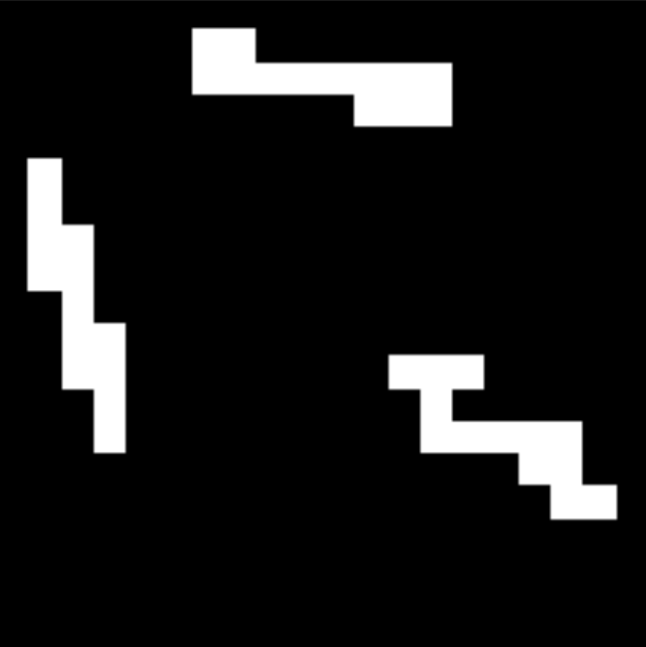
#> input picture Test images/binaryTest.png, 646 x 647 px, found by its file name
$ jupyter execute component_labeling_algorithm.ipynb
#> lines starting #> are read from the running program, lines starting #| are printed output that depends on the picture; after the words box and inside, x2 and y2 are one past the last pixel; in counts of white or black regions, pixels touching at a corner belong together
<a href="https://colab.research.google.com/github/Qais-Hweidi/component-labeling-algorithm/blob/main/component_labeling_algorithm.ipynb" target="_parent"></a>

Use instructions:
- "image_path" input image path, "min_val" & "max_val" min and max intinsity levels, "size_threshold" for size filter. You can change these values in the code as you wish.
- The output will always be 5 images, first one is the original.
- You should input a binary image for task 1, 2 and 4, the correct output is "4-Connectivity" & "8-Connectivity" & "After Size Filter" pictures, ignore all other output pictures.
- You should input a grayscale image for task 3, the correct output is "4-Connectivity with Intensity Range" picture, ignore all other output pictures.

[cell 1]
# Qais Hweidi
# Run this code on Google Colab

import cv2
import numpy as np
import matplotlib.pyplot as plt
from google.colab import drive
drive.mount('/content/drive')


def component_labeling(binary_image, connectivity=4):
    # Initialize labels and equivalence table
    current_label = 1
    equivalence = {}

    # Get shape of the image
    rows, cols = binary_image.shape

    # Create a labeled image initialized to zero
    labels = np.zeros((rows, cols), dtype=int)

    # Define neighbor offsets for 4-con & 8-con
    if connectivity == 4:
        neighbor_offsets = [(-1, 0), (0, -1)]
    elif connectivity == 8:
        neighbor_offsets = [(-1, 0), (0, -1), (-1, -1), (-1, 1)]

    # Label the image and record equivalences
    for r in range(rows):
        for c in range(cols):
            if binary_image[r, c] == 1:
                neighbor_labels = []
                for dr, dc in neighbor_offsets:
                    nr, nc = r + dr, c + dc
                    if 0 <= nr < rows and 0 <= nc < cols and labels[nr, nc] != 0:
                        neighbor_labels.append(labels[nr, nc])

                if not neighbor_labels:
                    # Assign new label
                    labels[r, c] = current_label
                    equivalence[current_label] = current_label
                    current_label += 1
                else:
                    min_label = min(neighbor_labels)
                    labels[r, c] = min_label
                    for label in neighbor_labels:
                        if label != min_label:
                            equivalence[label] = min_label

    # Resolve equivalences
    for label in equivalence:
        while equivalence[label] != equivalence[equivalence[label]]:
            equivalence[label] = equivalence[equivalence[label]]

    # Relabel image with resolved labels
    for r in range(rows):
        for c in range(cols):
            if labels[r, c] != 0:
                labels[r, c] = equivalence[labels[r, c]]

    # Count unique labels
    unique_labels = np.unique(labels[labels > 0])
    num_components = len(unique_labels)

    return num_components, labels

################################################################################

def component_labeling_with_intensity_range(gray_image, min_val, max_val):

    binary_image = np.where((gray_image >= min_val) & (gray_image <= max_val), 1, 0)

    num_components_4, labeled_image_4 = component_labeling(binary_image, connectivity=4)

    return num_components_4, labeled_image_4

################################################################################

def size_filter(labels, threshold):
    # Get the labels and their counts
    unique_labels, counts = np.unique(labels, return_counts=True)

    # Compare the count with threshold
    for label, count in zip(unique_labels, counts):
        if label == 0:
            continue
        if count < threshold:
            labels[labels == label] = 0

    return labels


################################################################################

# Using the functions and displaying the output on a plot

image_path = "/content/drive/MyDrive/ColabNotebooks1/binaryTest.png"  # Change the path of the input image here
gray_image = cv2.imread(image_path, cv2.IMREAD_GRAYSCALE)
#> gray_image is the input picture: shape (647, 646); min 0, max 255, mean 25.3

min_val = 1  # Change min intensity value here
max_val = 80  # Change max intensity value here

# Intensity range
num_components_4_intensity, labeled_image_4_intensity = component_labeling_with_intensity_range(gray_image, min_val, max_val)
#> in component_labeling_with_intensity_range, `binary_image = np.where((gray_image >= min_val) & (gray_image <= max_v..`:
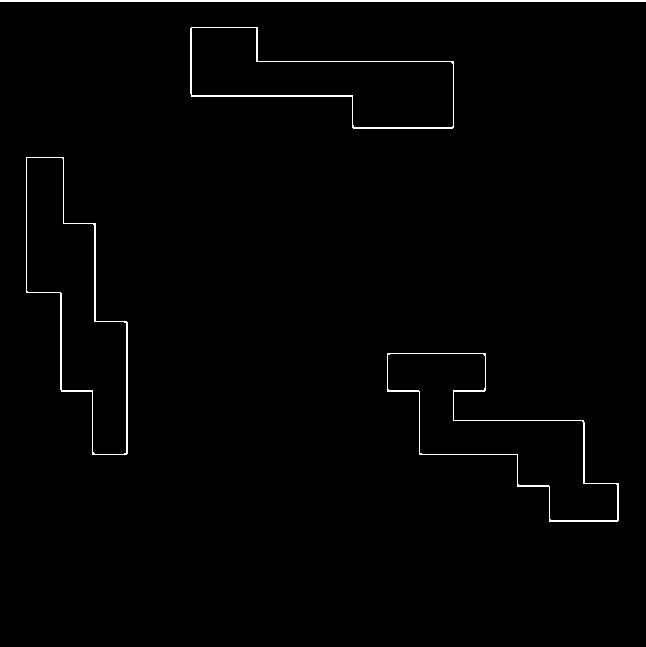
#> binary_image: shape (647, 646) int64; values 0 (black) and 1 (white), 1.1% white in thin lines or dots, all inside (x1, y1, x2, y2) = (0, 0, 646, 522)
#> after the loop in component_labeling, `for r in range(rows):`:
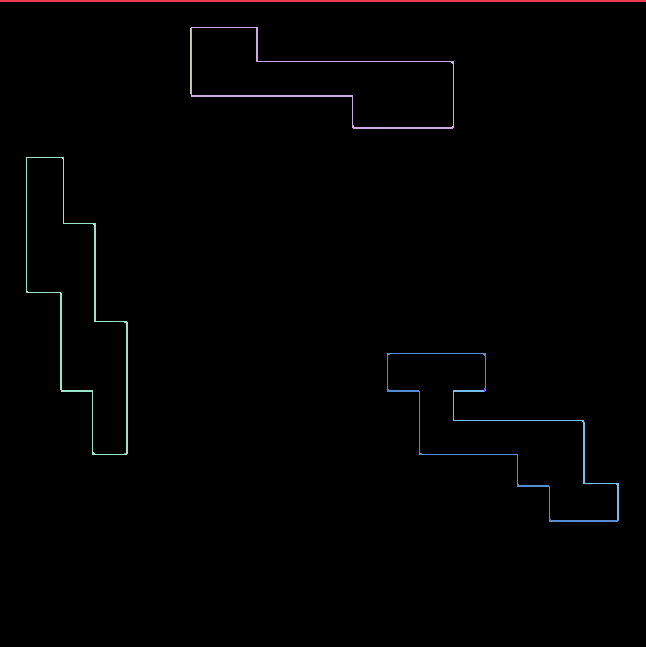
#> labels: shape (647, 646) int64; 10 distinct labels, from 0 to 9; one colour per label, 0 black
#> after the loop in component_labeling, `for r in range(rows):`: labels: shape (647, 646) int64; 5 distinct labels, from 0 to 6
#> in component_labeling_with_intensity_range, `num_components_4, labeled_image_4 = component_labeling(binary_image, c..`: num_components_4 = 4
#> num_components_4_intensity = 4
print(f"Number of components (4-connectivity with intensity range): {num_components_4_intensity}")
#| Number of components (4-connectivity with intensity range): 4

# 4-con
binary_image = cv2.threshold(gray_image, 127, 1, cv2.THRESH_BINARY)[1]
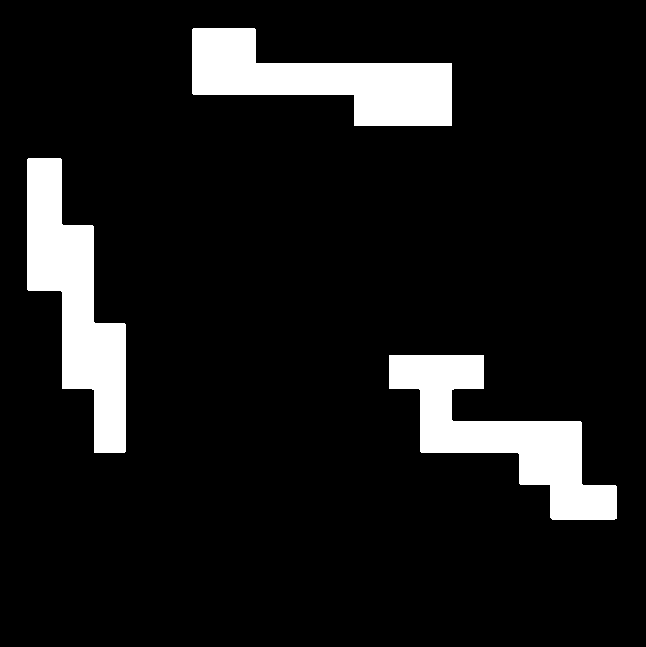
#> binary_image: shape (647, 646); values 0 (black) and 1 (white), 9.9% white; 3 white regions, box (x1, y1, x2, y2) and area: (27, 158, 126, 453) 14062, (389, 355, 617, 520) 13796, (192, 28, 452, 126) 13595
num_components_4, labeled_image_4 = component_labeling(binary_image, connectivity=4)
#> call 2 of component_labeling, with connectivity = 4
#> after the loop in component_labeling (call 2), `for r in range(rows):`:
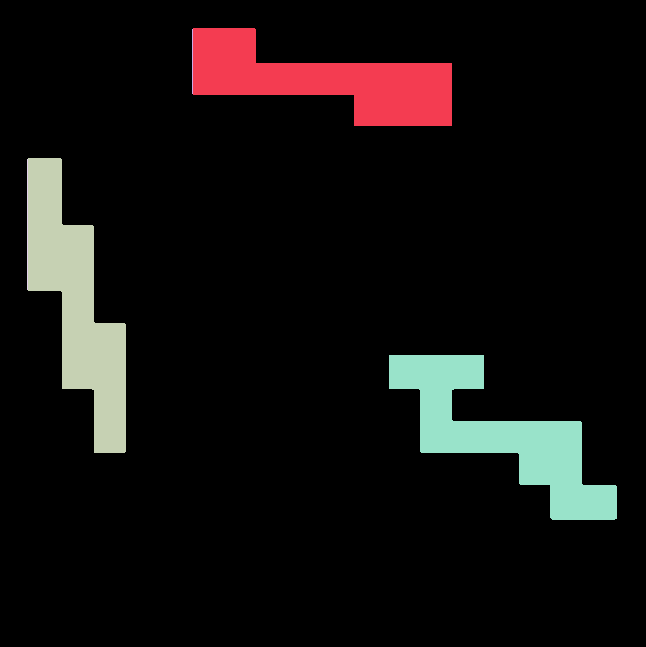
#> labels: shape (647, 646) int64; 6 distinct labels, from 0 to 5; one colour per label, 0 black
#> after the loop in component_labeling (call 2), `for r in range(rows):`: labels: shape (647, 646) int64; 4 distinct labels, from 0 to 5
#> num_components_4 = 3
print(f"Number of components (4-connectivity): {num_components_4}")
#| Number of components (4-connectivity): 3

# 8-con
num_components_8, labeled_image_8 = component_labeling(binary_image, connectivity=8)
#> call 3 of component_labeling, with connectivity = 8
#> after the loop in component_labeling (call 3), `for r in range(rows):`:
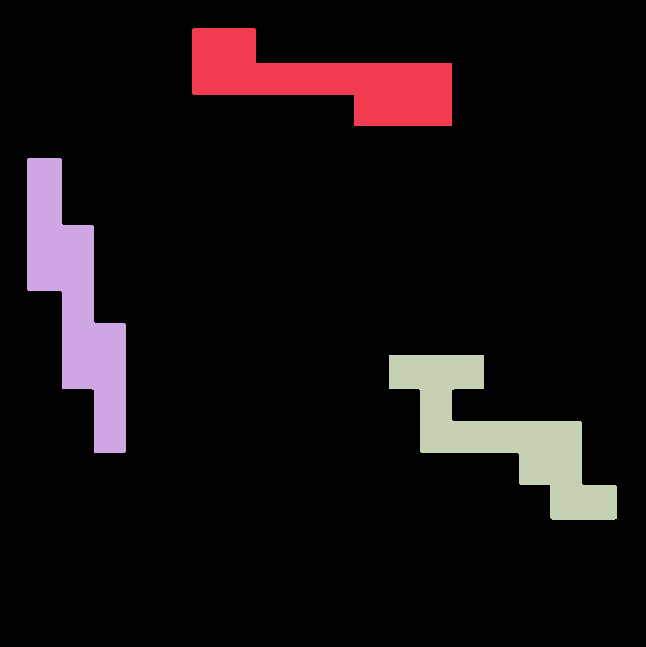
#> labels: shape (647, 646) int64; 4 distinct labels, from 0 to 3; one colour per label, 0 black
#> num_components_8 = 3
print(f"Number of components (8-connectivity): {num_components_8}")
#| Number of components (8-connectivity): 3

# size filter
size_threshold = 35  # Change size threshold here
filtered_image_4 = size_filter(labeled_image_4, size_threshold)
#> in size_filter, `unique_labels, counts = np.unique(labels, return_counts=True)`: unique_labels = [0, 1, 3, 5]; counts = [376509, 13595, 14062, 13796]
#> the loop in size_filter, `for label, count in zip(unique_labels, counts):` made 4 passes
#> (label, count) on passes 1 to 4: (0, 376509), (1, 13595), (3, 14062), (5, 13796)


# Display the outputs
plt.figure(figsize=(20, 6))

#1 Original image
plt.subplot(1, 5, 1)
plt.imshow(gray_image, cmap='gray')
plt.title("Original Image")

#2 Component labeling for 4-con
plt.subplot(1, 5, 2)
plt.imshow(labeled_image_4, cmap='nipy_spectral')
plt.title(f"4-Connectivity Components: {num_components_4}")

#3 Component labeling for 8-con
plt.subplot(1, 5, 3)
plt.imshow(labeled_image_8, cmap='nipy_spectral')
plt.title(f"8-Connectivity Components: {num_components_8}")

#4 Component labeling with intensity
plt.subplot(1, 5, 4)
plt.imshow(labeled_image_4_intensity, cmap='nipy_spectral')
plt.title(f"4-Connectivity with Intensity Range\nComponents: {num_components_4_intensity}")

#5 Size filter
plt.subplot(1, 5, 5)
plt.imshow(filtered_image_4, cmap='gray')
plt.title(f"After Size Filter\nThreshold: {size_threshold}")

plt.show()
